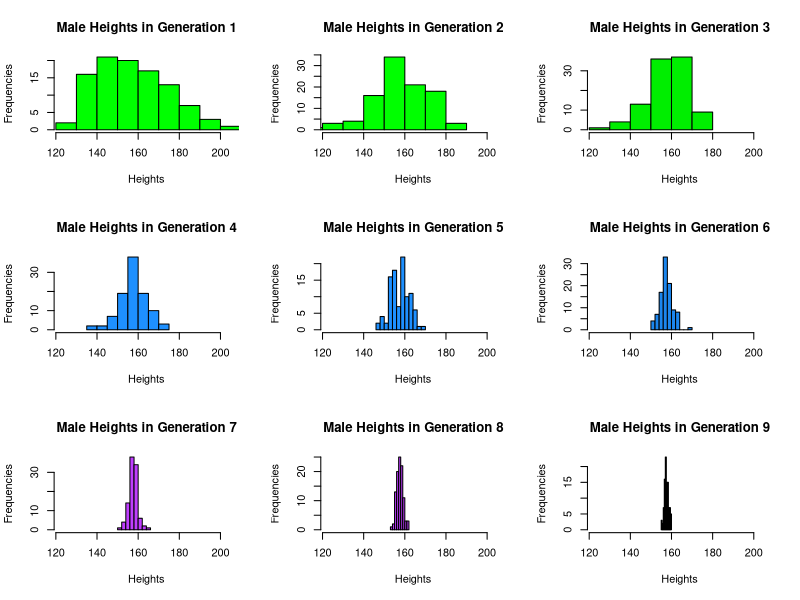
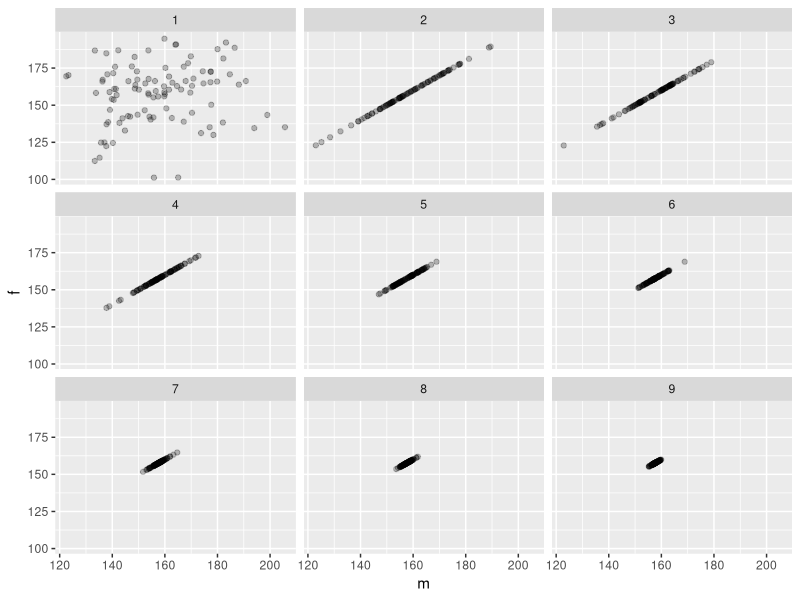
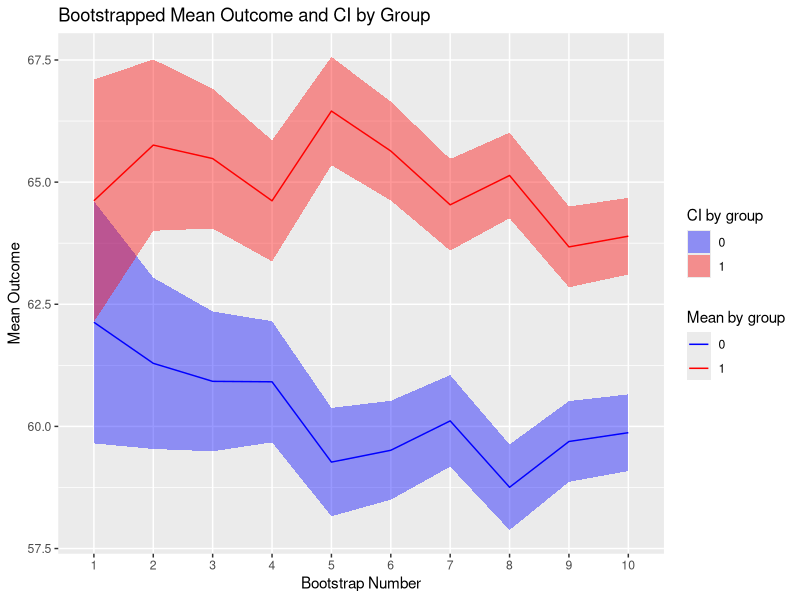
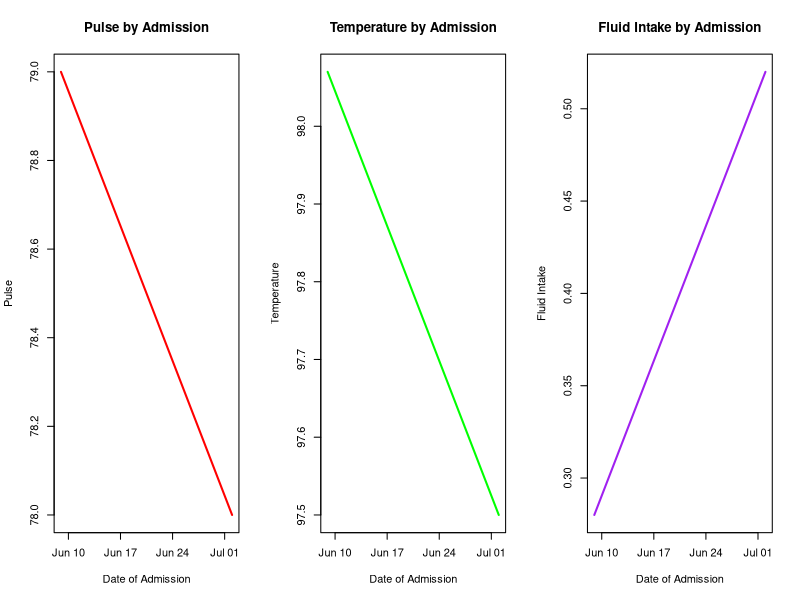

Here is the R script that generated these plots, in order:
## ---- chunk 1
set.seed(280)
pop <- data.frame(m = rnorm(100, 160, 20), f = rnorm(100, 160, 20))
## ---- chunk 2
next_gen <- function(pop) {
    pop$m <- sample(pop$m)
    pop$m <- rowMeans(pop)
    pop$f <- pop$m
    pop
}
## ---- chunk 3
gens2 <- data.frame(m=rep(NA,900),f=rep(NA,900),gen=rep(1:9,each=100))
gens2[1:100,1:2] <- pop
for(i in 2:9){
  start <- (i-2)*100+1
  end <- (i-1)*100
  data <- gens2[start:end,1:2]
  assign.start <- ((i-1)*100+1)
  assign.end <- i*100
  gens2[assign.start:assign.end,1:2] <- next_gen(data)
}

par(mfrow=c(3,3))
palette <- c("green","green1","green2","dodgerblue","dodgerblue1",
             "dodgerblue2","darkorchid1","darkorchid2","darkorchid3")
for(i in 1:9){
  title <- paste("Male Heights in Generation ", i, sep="")
  hist(gens2$m[which(gens2$gen==i)],main=title,xlab="Heights",ylab="Frequencies",col=palette[i],
       xlim = c(min(gens2$m[which(gens2$gen==1)]),max(gens2$m[which(gens2$gen==1)])))
}
## ---- chunk 4
library(ggplot2)
p <- ggplot(data = gens2, aes(x=m,y=f)) + facet_wrap(~gen,nrow=3)
g <- p + geom_point(alpha=.25) + 
  scale_x_continuous(limits = c(min(gens2$m[which(gens2$gen==1)]),max(gens2$m[which(gens2$gen==1)]))) +
  scale_y_continuous(limits = c(min(gens2$f[which(gens2$gen==1)]),max(gens2$f[which(gens2$gen==1)])))
g
## ---- chunk 5
set.seed(496)
base.sample <- function(n){
  start.sample <- data.frame(Treatment=rbinom(n,1,.5))
  start.sample$Outcome <- rnorm(n,60,20)
  for (j in 1:n) {
    if (start.sample$Treatment[j]==1) {
      start.sample$Outcome[j] <- start.sample$Outcome[j] + 5
    }
  }
  return(start.sample)
}

bootstrap.mean <- function(data,n){
  means.0 <- vector()
  means.1 <- vector()
  for(i in 1:1000){
    test.sample <- data[sample(nrow(data),n,replace=TRUE),]
    means <- aggregate(test.sample[,2],list(test.sample$Treatment),mean)
    means.0[i] <- means[1,2]
    means.1[i] <- means[2,2]
  }
  total.0 <- mean(means.0)
  total.1 <- mean(means.1)
  dev.0 <- sd(means.0)
  dev.1 <- sd(means.1)
  lb.0 <- total.0 - 1.96*(20/sqrt(n))
  ub.0 <- total.0 + 1.96*(20/sqrt(n))
  lb.1 <- total.1 - 1.96*(20/sqrt(n))
  ub.1 <- total.1 + 1.96*(20/sqrt(n))
  results.0 <- data.frame(mean=total.0,lower=lb.0,upper=ub.0,n)
  results.1 <- data.frame(mean=total.1,lower=lb.1,upper=ub.1,n)
  final <- rbind(results.0,results.1)
  return(final)
}

straps <- data.frame()
for(i in 1:10){
  size <- 250*i
  strap <- cbind(strap=as.factor(c(i,i)),group=c(0,1),bootstrap.mean(base.sample(size),size))
  straps <- rbind(straps,strap)
}

straps
## ---- chunk 6
p <- ggplot(data=straps, aes(x=strap, y=mean)) + 
  scale_fill_manual(values=c("blue","red"),name="CI by group") + 
  scale_colour_manual(values=c("blue","red"),name="Mean by group") + 
  geom_ribbon(aes(ymin=straps$lower, ymax=straps$upper,group=factor(group),
                  fill=factor(group)), alpha=0.4) + 
  geom_line(aes(group=factor(group), colour=factor(group))) +
  ylab("Mean Outcome") +
  xlab("Bootstrap Number") +
  ggtitle("Bootstrapped Mean Outcome and CI by Group")
p
## ---- chunk 7
makePatient <- function() {
  vowel <- grep("[aeiou]", letters)
  cons <- grep("[^aeiou]", letters)
  name <- paste(sample(LETTERS[cons], 1), sample(letters[vowel], 1), sample(letters[cons], 1), sep='')
  gender <- factor(sample(0:1, 1), levels=0:1, labels=c('female','male'))
  dob <- as.Date(sample(7500, 1), origin="1970-01-01")
  n <- sample(6, 1)
  doa <- as.Date(sample(1500, n), origin="2010-01-01")
  pulse <- round(rnorm(n, 80, 10))
  temp <- round(rnorm(n, 98.4, 0.3), 2)
  fluid <- round(runif(n), 2)
  list(name=name, gender=gender, date_of_birth=dob, date_of_admission=doa, 
       pulse=pulse, temperature=temp, fluid_intake=fluid)
}
## ---- chunk 8
set.seed(8)
record <- makePatient()
class(record) <- "medicalRecord"
print.default(record)
class(record)
## ---- chunk 9
mean.medicalRecord <- function(x){
  pulse <- mean(x$pulse)
  temperature <- mean(x$temperature)
  fluids <- mean(x$fluid_intake)
  results <- list(mean_pulse = pulse, mean_temperature = temperature, mean_fluids = fluids)
  return(results)
}

print.medicalRecord <- function(x){
  n_obs <- length(x$date_of_admission)
  chart <- data.frame(Name=rep(x$name,n_obs),Gender=rep(x$gender,n_obs),
                      dob=rep(x$date_of_birth,n_obs),doa=x$date_of_admission,
                      Pulse=x$pulse,Temperature=x$temperature,Fluids=x$fluid_intake)
  chart <- chart[order(chart$doa),]
  return(chart)
}

plot.medicalRecord <- function(x){
  chart <- print.medicalRecord(x)
  par(mfrow=c(1,3))
  plot(x=chart$doa,y=chart$Pulse,main="Pulse by Admission",
       xlab="Date of Admission",ylab="Pulse",type="l",lwd=2,col="red")
  plot(x=chart$doa,y=chart$Temperature,main="Temperature by Admission",
       xlab="Date of Admission",ylab="Temperature",type="l",lwd=2,col="green")
  plot(x=chart$doa,y=chart$Fluids,main="Fluid Intake by Admission",
       xlab="Date of Admission",ylab="Fluid Intake",type="l",lwd=2,col="purple")
}

mean(record)
print(record)
plot(record)
## ---- chunk 10
mean.cohort <- function(x){
  names <- vector()
  pulses <- vector()
  temps <- vector()
  fluids <- vector()
  for(i in 1:ncol(x)){
    names[i] <- x[,i]$name
    pulses[i] <- mean(x[,i]$pulse)
    temps[i] <- mean(x[,i]$temperature)
    fluids[i] <- mean(x[,i]$fluid_intake)
  }
  results <- data.frame(Name=names,Mean_Pulse=pulses,Mean_Temperature=temps,Mean_Fluid_Intake=fluids)
  return(results)
}

print.cohort <- function(x){
  cohort.chart <- data.frame()
  for(i in 1:ncol(x)){
    n_obs <- length(x[,i]$date_of_admission)
    chart <- data.frame(Name=rep(x[,i]$name,n_obs),Gender=rep(x[,i]$gender,n_obs),
                        dob=rep(x[,i]$date_of_birth,n_obs),doa=x[,i]$date_of_admission,
                        Pulse=x[,i]$pulse,Temperature=x[,i]$temperature,Fluids=x[,i]$fluid_intake)
    chart <- chart[order(chart$doa),]
    cohort.chart <- rbind(cohort.chart,chart)
  }
  return(cohort.chart)
}
set.seed(8)
cohort <- replicate(10,makePatient())
class(cohort) <- "cohort"
mean(cohort)
print(cohort)
